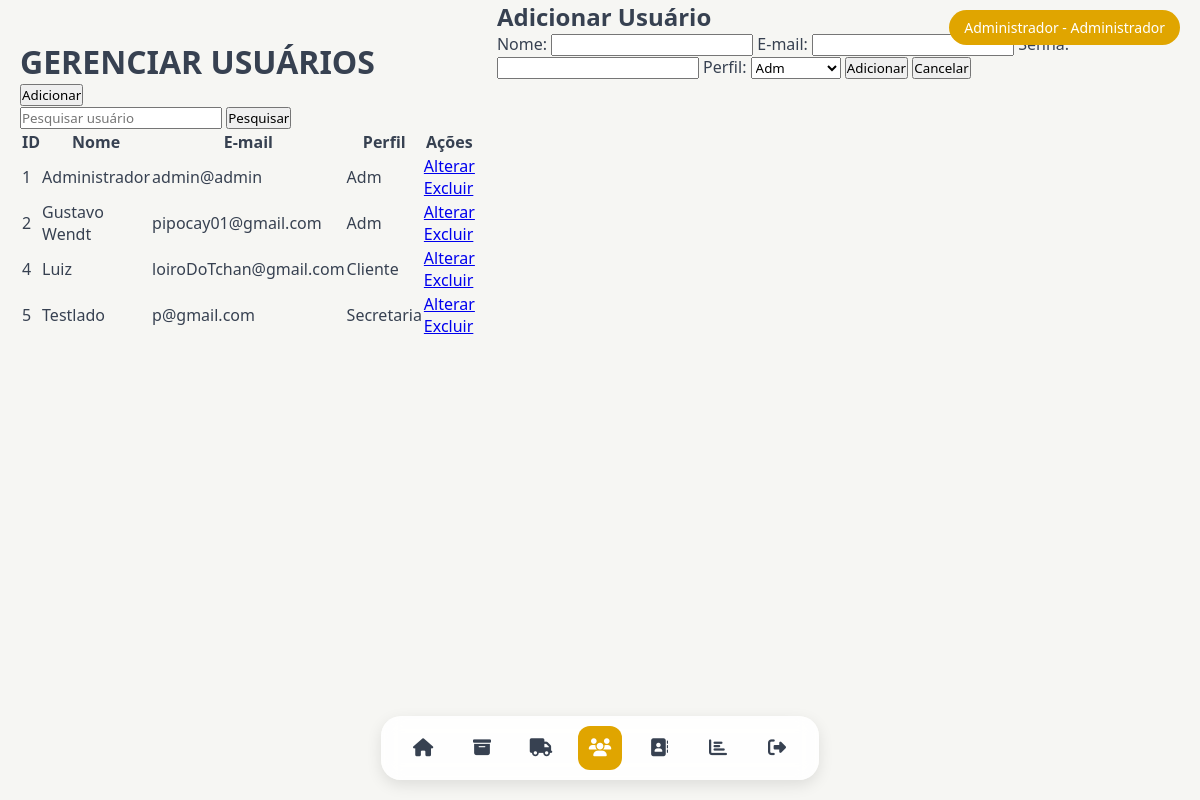
/TELAS/TELA_GERENCIAR_USUARIOS.php (signed in), run on the app's committed database.
### tables this page shows
CREATE TABLE `usuario` (
  `id_usuario` int(11) NOT NULL,
  `nome` varchar(100) NOT NULL,
  `senha` varchar(255) NOT NULL,
  `email` varchar(100) NOT NULL,
  `id_perfil` int(11) DEFAULT NULL,
  `senha_temporaria` tinyint(1) DEFAULT 0
);

CREATE TABLE `perfil` (
  `id_perfil` int(11) NOT NULL,
  `nome_perfil` varchar(50) NOT NULL
);

### TELAS/TELA_GERENCIAR_USUARIOS.php (the view, shortened to what this page needs)
<?php
include('../conexao.php');
function buscarUsuarios($pdo, $nome = null) {
    $sql = "SELECT u.id_usuario, u.nome, u.email, u.id_perfil, p.nome_perfil
            FROM usuario u
            LEFT JOIN perfil p ON u.id_perfil = p.id_perfil";
    $stmt = $pdo->prepare($sql);
    $stmt->execute();
    return $stmt->fetchAll(PDO::FETCH_ASSOC);
}
$usuarios = isset($_POST['busca']) ? buscarUsuarios($pdo, $_POST['busca']) : buscarUsuarios($pdo);
$sql_perfis = "SELECT * FROM perfil ORDER BY nome_perfil";
$stmt_perfis = $pdo->query($sql_perfis);
$perfis = $stmt_perfis->fetchAll(PDO::FETCH_ASSOC);
?>
<!DOCTYPE html>
<html lang="pt-br">
<head>
    <link rel="stylesheet" href="../ESTILOS/ESTILO_GERAL.css">
    <link rel="stylesheet" href="../ESTILOS/ESTILO_GERENCIAR_USUARIOS.css">
</head>
<body>
    <?php include("MENU.php"); ?>
    <main>
        <h1>GERENCIAR USUÁRIOS</h1>
        <div class="ops_usu">
            <button id="btnAdicionar" onclick="abrirModal('modalAdicionar')">Adicionar</button>
            <form action="TELA_GERENCIAR_USUARIOS.php" method="POST">
                <input type="text" name="busca" id="busca" placeholder="Pesquisar usuário">
                <button type="submit">Pesquisar</button>
            </form>
        </div>
        <div class="tabela_usu">
            <?php if (!empty($usuarios)): ?>
                <table class="table">
                    <thead>
                        <tr>
                            <th>ID</th>
                            <th>Nome</th>
                            <th>E-mail</th>
                            <th>Perfil</th>
                            <th>Ações</th>
                        </tr>
                    </thead>
                    <tbody>
                        <?php foreach ($usuarios as $usuario): ?>
                            <tr>
                                <td><?= htmlspecialchars($usuario['id_usuario']) ?></td>
                                <td><?= htmlspecialchars($usuario['nome']) ?></td>
                                <td><?= htmlspecialchars($usuario['email']) ?></td>
                                <td><?= htmlspecialchars($usuario['nome_perfil']) ?></td>
                                <td>
                                    <a href="TELA_GERENCIAR_USUARIOS.php?editar=<?= htmlspecialchars($usuario['id_usuario']) ?>">Alterar</a>
                                    <a href="TELA_GERENCIAR_USUARIOS.php?excluir=<?= htmlspecialchars($usuario['id_usuario']) ?>"
                                       class="excluir"
                                       onclick="return confirm('Tem certeza que deseja excluir este usuário?')">Excluir</a>
                                </td>
                            </tr>
                        <?php endforeach; ?>
                    </tbody>
                </table>
            <?php else: ?>
                <p>Nenhum usuário encontrado</p>
            <?php endif; ?>
        </div>
    </main>
    <div id="modalAdicionar" class="modal">
        <div class="modal-content">
            <h2>Adicionar Usuário</h2>
            <form method="POST" action="TELA_GERENCIAR_USUARIOS.php">
                <label for="nome">Nome:</label>
                <input type="text" name="nome" required onkeypress ="mascara(this, nomeM)">
                <label for="email">E-mail:</label>
                <input type="email" name="email" required>
                <label for="senha">Senha:</label>
                <input type="password" name="senha" required>
                <label for="perfil">Perfil:</label>
                <select name="perfil" required>
                    <?php foreach ($perfis as $perfil): ?>
                        <option value="<?= $perfil['id_perfil'] ?>"><?= htmlspecialchars($perfil['nome_perfil']) ?></option>
                    <?php endforeach; ?>
                </select>
                <button type="submit" name="adicionar_usuario" class="btn_acao">Adicionar</button>
                <button type="button" class="btn_acao btn_cancelar" onclick="fecharModal('modalAdicionar')">Cancelar</button>
            </form>
        </div>
    </div>
</body>
</html>

### ESTILOS/ESTILO_GERAL.css (style rules this page uses)
:root { font-family: 'Segoe UI', Tahoma, Geneva, Verdana, sans-serif; --primaria-amarelo: #e0a500; --secundaria-amarelo: #e0a500; --comeia: #8b5e3c; --cinza-claro: #f6f6f3; --cinza-escuro: #374151; --vidro: rgba(0, 0, 0, 0.06); --primary-color: var(--primaria-amarelo); --hover-color: var(--secundaria-amarelo); --text-color: var(--cinza-escuro); --input-bg: white; --shadow-color: rgba(0, 0, 0, 0.05); --placeholder-color: #c4a484; --background: var(--cinza-claro) }

### ESTILOS/ESTILO_GERENCIAR_USUARIOS.css (style rules this page uses)
body { margin: 0; background: var(--cinza-claro); color: var(--text-color); font-family: var(--font-family); }

### ESTILOS/ESTILO_MENU.css (style rules this page uses)
* { margin: 0; padding: 0; box-sizing: border-box; font-family: var(--font-family); }
body { display: flex; min-height: 100vh; background-color: var(--cinza-claro); color: var(--cinza-escuro); }
main { padding: 20px; margin-top: 20px; z-index: 1; }

### data on the page
usuario: id_usuario "1", nome "Administrador", email "admin@admin", id_perfil.nome_perfil "Adm"
usuario: id_usuario "2", nome "Gustavo Wendt", email "pipocay01@gmail.com", id_perfil.nome_perfil "Adm"
usuario: id_usuario "4", nome "Luiz", email "loiroDoTchan@gmail.com", id_perfil.nome_perfil "Cliente"
usuario: id_usuario "5", nome "Testlado", email "p@gmail.com", id_perfil.nome_perfil "Secretaria"

### other printed values
$_SESSION['usuario'] "Administrador"
$nome_perfil "Administrador"
form field perfil "Adm"
